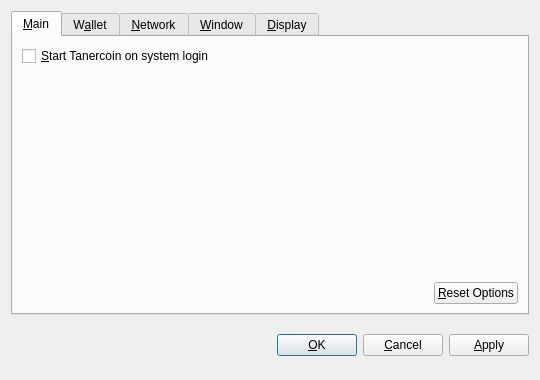
<?xml version="1.0" encoding="UTF-8"?>
<ui version="4.0">
 <class>OptionsDialog</class>
 <widget class="QDialog" name="OptionsDialog">
  <property name="geometry">
   <rect>
    <x>0</x>
    <y>0</y>
    <width>540</width>
    <height>380</height>
   </rect>
  </property>
  <property name="windowTitle">
   <string>Options</string>
  </property>
  <property name="modal">
   <bool>true</bool>
  </property>
  <layout class="QVBoxLayout" name="verticalLayout">
   <item>
    <widget class="QTabWidget" name="tabWidget">
     <property name="tabPosition">
      <enum>QTabWidget::North</enum>
     </property>
     <property name="currentIndex">
      <number>0</number>
     </property>
     <widget class="QWidget" name="tabMain">
      <attribute name="title">
       <string>&amp;Main</string>
      </attribute>
      <layout class="QVBoxLayout" name="verticalLayout_Main">
       <item>
        <widget class="QCheckBox" name="bitcoinAtStartup">
         <property name="toolTip">
          <string>Automatically start Tanercoin after logging in to the system.</string>
         </property>
         <property name="text">
          <string>&amp;Start Tanercoin on system login</string>
         </property>
        </widget>
       </item>
       <item>
        <spacer name="verticalSpacer_Main">
         <property name="orientation">
          <enum>Qt::Vertical</enum>
         </property>
         <property name="sizeHint" stdset="0">
          <size>
           <width>20</width>
           <height>40</height>
          </size>
         </property>
        </spacer>
       </item>
       <item>
        <layout class="QHBoxLayout" name="horizontalLayout_2_Main">
         <item>
          <spacer name="horizontalSpacer_2_Main">
           <property name="orientation">
            <enum>Qt::Horizontal</enum>
           </property>
           <property name="sizeHint" stdset="0">
            <size>
             <width>40</width>
             <height>20</height>
            </size>
           </property>
          </spacer>
         </item>
         <item>
          <widget class="QPushButton" name="resetButton">
           <property name="toolTip">
            <string>Reset all client options to default.</string>
           </property>
           <property name="text">
            <string>&amp;Reset Options</string>
           </property>
           <property name="autoDefault">
            <bool>false</bool>
           </property>
          </widget>
         </item>
        </layout>
       </item>
      </layout>
     </widget>
     <widget class="QWidget" name="tabWallet">
      <attribute name="title">
       <string>W&amp;allet</string>
      </attribute>
      <layout class="QVBoxLayout" name="verticalLayout_Network">
       <item>
        <widget class="QLabel" name="transactionFeeInfoLabel">
         <property name="text">
          <string>Optional transaction fee per kB that helps make sure your transactions are processed quickly. Most transactions are 1 kB.</string>
         </property>
         <property name="textFormat">
          <enum>Qt::PlainText</enum>
         </property>
         <property name="wordWrap">
          <bool>true</bool>
         </property>
        </widget>
       </item>
       <item>
        <layout class="QHBoxLayout" name="horizontalLayout_1_Main">
         <item>
          <widget class="QLabel" name="transactionFeeLabel">
           <property name="text">
            <string>Pay transaction &amp;fee</string>
           </property>
           <property name="textFormat">
            <enum>Qt::PlainText</enum>
           </property>
           <property name="buddy">
            <cstring>transactionFee</cstring>
           </property>
          </widget>
         </item>
         <item>
          <widget class="BitcoinAmountField" name="transactionFee"/>
         </item>
         <item>
          <spacer name="horizontalSpacer_1_Main">
           <property name="orientation">
            <enum>Qt::Horizontal</enum>
           </property>
           <property name="sizeHint" stdset="0">
            <size>
             <width>40</width>
             <height>20</height>
            </size>
           </property>
          </spacer>
         </item>
        </layout>
       </item>
       <item>
        <widget class="QLabel" name="label">
         <property name="text">
          <string>If you disable the spending of unconfirmed change, the change from a transaction cannot be used until that transaction has at least one confirmation. This also affects how your balance is computed.</string>
         </property>
         <property name="wordWrap">
          <bool>true</bool>
         </property>
        </widget>
       </item>
       <item>
        <widget class="QCheckBox" name="spendZeroConfChange">
         <property name="text">
          <string>Spend unconfirmed change  (experts only)</string>
         </property>
        </widget>
       </item>
       <item>
        <spacer name="verticalSpacer">
         <property name="orientation">
          <enum>Qt::Vertical</enum>
         </property>
         <property name="sizeHint" stdset="0">
          <size>
           <width>20</width>
           <height>40</height>
          </size>
         </property>
        </spacer>
       </item>
      </layout>
     </widget>
     <widget class="QWidget" name="tabNetwork">
      <attribute name="title">
       <string>&amp;Network</string>
      </attribute>
      <layout class="QVBoxLayout" name="verticalLayout_Network">
       <item>
        <widget class="QCheckBox" name="mapPortUpnp">
         <property name="toolTip">
          <string>Automatically open the Tanercoin client port on the router. This only works when your router supports UPnP and it is enabled.</string>
         </property>
         <property name="text">
          <string>Map port using &amp;UPnP</string>
         </property>
        </widget>
       </item>
       <item>
        <widget class="QCheckBox" name="connectSocks">
         <property name="toolTip">
          <string>Connect to the Tanercoin network through a SOCKS proxy (e.g. when connecting through Tor).</string>
         </property>
         <property name="text">
          <string>&amp;Connect through SOCKS proxy:</string>
         </property>
        </widget>
       </item>
       <item>
        <layout class="QHBoxLayout" name="horizontalLayout_Network">
         <item>
          <widget class="QLabel" name="proxyIpLabel">
           <property name="text">
            <string>Proxy &amp;IP:</string>
           </property>
           <property name="textFormat">
            <enum>Qt::PlainText</enum>
           </property>
           <property name="buddy">
            <cstring>proxyIp</cstring>
           </property>
          </widget>
         </item>
         <item>
          <widget class="QValidatedLineEdit" name="proxyIp">
           <property name="maximumSize">
            <size>
             <width>140</width>
             <height>16777215</height>
            </size>
           </property>
           <property name="toolTip">
            <string>IP address of the proxy (e.g. 127.0.0.1)</string>
           </property>
          </widget>
         </item>
         <item>
          <widget class="QLabel" name="proxyPortLabel">
           <property name="text">
            <string>&amp;Port:</string>
           </property>
           <property name="textFormat">
            <enum>Qt::PlainText</enum>
           </property>
           <property name="buddy">
            <cstring>proxyPort</cstring>
           </property>
          </widget>
         </item>
         <item>
          <widget class="QLineEdit" name="proxyPort">
           <property name="maximumSize">
            <size>
             <width>55</width>
             <height>16777215</height>
            </size>
           </property>
           <property name="toolTip">
            <string>Port of the proxy (e.g. 9050)</string>
           </property>
          </widget>
         </item>
         <item>
          <widget class="QLabel" name="socksVersionLabel">
           <property name="text">
            <string>SOCKS &amp;Version:</string>
           </property>
           <property name="textFormat">
            <enum>Qt::PlainText</enum>
           </property>
           <property name="buddy">
            <cstring>socksVersion</cstring>
           </property>
          </widget>
         </item>
         <item>
          <widget class="QValueComboBox" name="socksVersion">
           <property name="toolTip">
            <string>SOCKS version of the proxy (e.g. 5)</string>
           </property>
          </widget>
         </item>
         <item>
          <spacer name="horizontalSpacer_Network">
           <property name="orientation">
            <enum>Qt::Horizontal</enum>
           </property>
           <property name="sizeHint" stdset="0">
            <size>
             <width>40</width>
             <height>20</height>
            </size>
           </property>
          </spacer>
         </item>
        </layout>
       </item>
       <item>
        <spacer name="verticalSpacer_Network">
         <property name="orientation">
          <enum>Qt::Vertical</enum>
         </property>
         <property name="sizeHint" stdset="0">
          <size>
           <width>20</width>
           <height>40</height>
          </size>
         </property>
        </spacer>
       </item>
      </layout>
     </widget>
     <widget class="QWidget" name="tabWindow">
      <attribute name="title">
       <string>&amp;Window</string>
      </attribute>
      <layout class="QVBoxLayout" name="verticalLayout_Window">
       <item>
        <widget class="QCheckBox" name="minimizeToTray">
         <property name="toolTip">
          <string>Show only a tray icon after minimizing the window.</string>
         </property>
         <property name="text">
          <string>&amp;Minimize to the tray instead of the taskbar</string>
         </property>
        </widget>
       </item>
       <item>
        <widget class="QCheckBox" name="minimizeOnClose">
         <property name="toolTip">
          <string>Minimize instead of exit the application when the window is closed. When this option is enabled, the application will be closed only after selecting Quit in the menu.</string>
         </property>
         <property name="text">
          <string>M&amp;inimize on close</string>
         </property>
        </widget>
       </item>
       <item>
        <spacer name="verticalSpacer_Window">
         <property name="orientation">
          <enum>Qt::Vertical</enum>
         </property>
         <property name="sizeHint" stdset="0">
          <size>
           <width>20</width>
           <height>40</height>
          </size>
         </property>
        </spacer>
       </item>
      </layout>
     </widget>
     <widget class="QWidget" name="tabDisplay">
      <attribute name="title">
       <string>&amp;Display</string>
      </attribute>
      <layout class="QVBoxLayout" name="verticalLayout_Display">
       <item>
        <layout class="QHBoxLayout" name="horizontalLayout_1_Display">
         <item>
          <widget class="QLabel" name="langLabel">
           <property name="text">
            <string>User Interface &amp;language:</string>
           </property>
           <property name="textFormat">
            <enum>Qt::PlainText</enum>
           </property>
           <property name="buddy">
            <cstring>lang</cstring>
           </property>
          </widget>
         </item>
         <item>
          <widget class="QValueComboBox" name="lang">
           <property name="toolTip">
            <string>The user interface language can be set here. This setting will take effect after restarting Tanercoin.</string>
           </property>
          </widget>
         </item>
        </layout>
       </item>
       <item>
        <layout class="QHBoxLayout" name="horizontalLayout_2_Display">
         <item>
          <widget class="QLabel" name="unitLabel">
           <property name="text">
            <string>&amp;Unit to show amounts in:</string>
           </property>
           <property name="textFormat">
            <enum>Qt::PlainText</enum>
           </property>
           <property name="buddy">
            <cstring>unit</cstring>
           </property>
          </widget>
         </item>
         <item>
          <widget class="QValueComboBox" name="unit">
           <property name="toolTip">
            <string>Choose the default subdivision unit to show in the interface and when sending coins.</string>
           </property>
          </widget>
         </item>
        </layout>
       </item>
       <item>
        <widget class="QCheckBox" name="displayAddresses">
         <property name="toolTip">
          <string>Whether to show Tanercoin addresses in the transaction list or not.</string>
         </property>
         <property name="text">
          <string>&amp;Display addresses in transaction list</string>
         </property>
        </widget>
       </item>
       <item>
        <widget class="QCheckBox" name="coinControlFeatures">
         <property name="toolTip">
          <string>Whether to show coin control features or not.</string>
         </property>
         <property name="text">
          <string>Display coin &amp;control features (experts only!)</string>
         </property>
        </widget>
       </item>
       <item>
        <spacer name="verticalSpacer_Display">
         <property name="orientation">
          <enum>Qt::Vertical</enum>
         </property>
         <property name="sizeHint" stdset="0">
          <size>
           <width>20</width>
           <height>40</height>
          </size>
         </property>
        </spacer>
       </item>
      </layout>
     </widget>
    </widget>
   </item>
   <item>
    <layout class="QHBoxLayout" name="horizontalLayout_Buttons">
     <item>
      <spacer name="horizontalSpacer_1">
       <property name="orientation">
        <enum>Qt::Horizontal</enum>
       </property>
       <property name="sizeHint" stdset="0">
        <size>
         <width>40</width>
         <height>48</height>
        </size>
       </property>
      </spacer>
     </item>
     <item>
      <widget class="QLabel" name="statusLabel">
       <property name="font">
        <font>
         <weight>75</weight>
         <bold>true</bold>
        </font>
       </property>
       <property name="text">
        <string/>
       </property>
       <property name="textFormat">
        <enum>Qt::PlainText</enum>
       </property>
       <property name="wordWrap">
        <bool>true</bool>
       </property>
      </widget>
     </item>
     <item>
      <spacer name="horizontalSpacer_2">
       <property name="orientation">
        <enum>Qt::Horizontal</enum>
       </property>
       <property name="sizeHint" stdset="0">
        <size>
         <width>40</width>
         <height>48</height>
        </size>
       </property>
      </spacer>
     </item>
     <item>
      <widget class="QPushButton" name="okButton">
       <property name="text">
        <string>&amp;OK</string>
       </property>
      </widget>
     </item>
     <item>
      <widget class="QPushButton" name="cancelButton">
       <property name="text">
        <string>&amp;Cancel</string>
       </property>
       <property name="autoDefault">
        <bool>false</bool>
       </property>
      </widget>
     </item>
     <item>
      <widget class="QPushButton" name="applyButton">
       <property name="text">
        <string>&amp;Apply</string>
       </property>
       <property name="autoDefault">
        <bool>false</bool>
       </property>
      </widget>
     </item>
    </layout>
   </item>
  </layout>
 </widget>
 <customwidgets>
  <customwidget>
   <class>BitcoinAmountField</class>
   <extends>QSpinBox</extends>
   <header>bitcoinamountfield.h</header>
  </customwidget>
  <customwidget>
   <class>QValueComboBox</class>
   <extends>QComboBox</extends>
   <header>qvaluecombobox.h</header>
  </customwidget>
  <customwidget>
   <class>QValidatedLineEdit</class>
   <extends>QLineEdit</extends>
   <header>qvalidatedlineedit.h</header>
  </customwidget>
 </customwidgets>
 <resources/>
 <connections/>
</ui>
